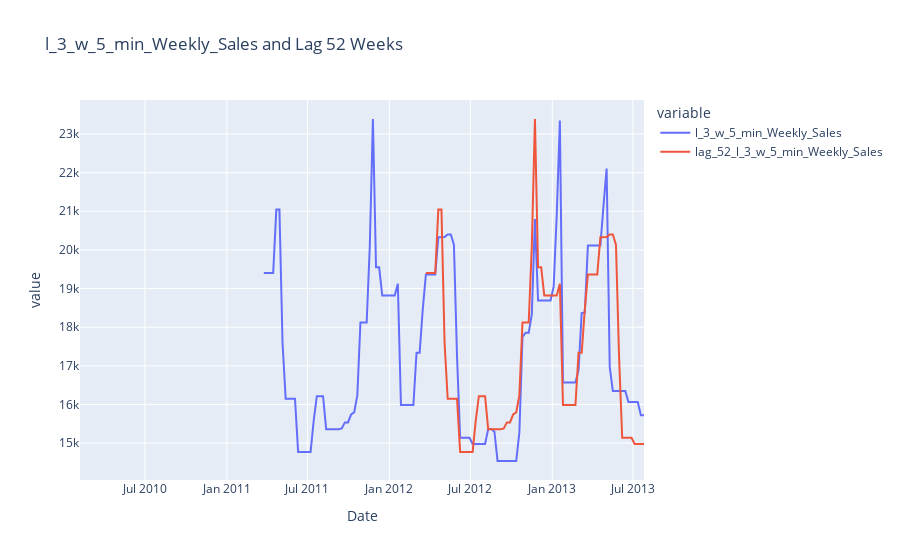

The code cell stored with this chart in its notebook:
### Code cell
view_data_horizon(data, target="l_3_w_5_min_Weekly_Sales")

### Figure 1 — Plotly figure (JSON) as saved in the notebook; plotly's stock layout.template omitted (floating-point values rounded to 4 significant figures; data arrays with more than 128 entries replaced by an {"elided": "..."} marker saying what was removed)
{"data": [{"hovertemplate": "variable=l_3_w_5_min_Weekly_Sales<br>Date=%{x}<br>value=%{y}<extra></extra>", "legendgroup": "l_3_w_5_min_Weekly_Sales", "line": {"color": "#636efa", "dash": "solid"}, "marker": {"symbol": "circle"}, "mode": "lines", "name": "l_3_w_5_min_Weekly_Sales", "orientation": "v", "showlegend": true, "type": "scatter", "x": {"elided": "182 str values"}, "xaxis": "x", "y": {"elided": "182 float values"}, "yaxis": "y"}, {"hovertemplate": "variable=lag_52_l_3_w_5_min_Weekly_Sales<br>Date=%{x}<br>value=%{y}<extra></extra>", "legendgroup": "lag_52_l_3_w_5_min_Weekly_Sales", "line": {"color": "#EF553B", "dash": "solid"}, "marker": {"symbol": "circle"}, "mode": "lines", "name": "lag_52_l_3_w_5_min_Weekly_Sales", "orientation": "v", "showlegend": true, "type": "scatter", "x": {"elided": "182 str values"}, "xaxis": "x", "y": {"elided": "182 float values"}, "yaxis": "y"}], "layout": {"legend": {"title": {"text": "variable"}, "tracegroupgap": 0}, "title": {"text": "l_3_w_5_min_Weekly_Sales and Lag 52 Weeks"}, "xaxis": {"anchor": "y", "domain": [0, 1], "title": {"text": "Date"}}, "yaxis": {"anchor": "x", "domain": [0, 1], "title": {"text": "value"}}}}
